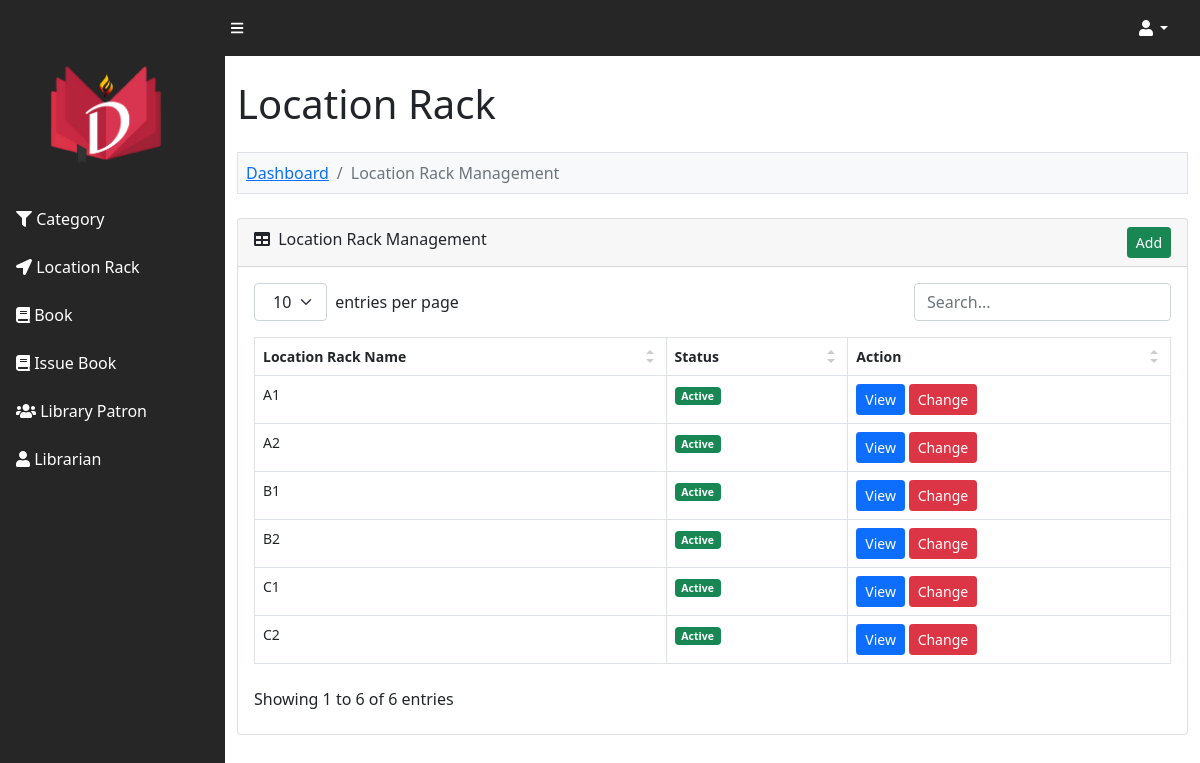
The app's page /DIGIBRI/admin/location_rack.php (signed in) with its own data.
### tables this page shows
CREATE TABLE `lms_location_rack` (
  `location_rack_id` int(11) NOT NULL,
  `location_rack_name` varchar(200) NOT NULL,
  `location_rack_status` enum('Active','Inactive') NOT NULL
);

### DIGIBRI/admin/location_rack.php (the view, shortened to what this page needs)
<?php
include '../database_connection.php';
$error = '';
$query = "
	SELECT * FROM lms_location_rack
    ORDER BY location_rack_name ASC
";
$statement = $connect->prepare($query);
$statement->execute();
include '../header.php';
?>
<div class="container-fluid py-4" style="min-height: 700px;">
	<h1>Location Rack</h1>
	<?php
	if(isset($_GET["action"]))
	{
		if($_GET["action"] == 'add')
		{
		?>
	<ol class="breadcrumb mt-4 mb-4 bg-light p-2 border">
		<li class="breadcrumb-item"><a href="index.php">Dashboard</a></li>
		<li class="breadcrumb-item"><a href="location_rack.php">Location Rack Management</a></li>
		<li class="breadcrumb-item active">Add Location Rack</li>
	</ol>
	<div class="row">
		<div class="col-md-6">
			<?php
			if($error != '')
			{
				echo '
				<div class="alert alert-danger alert-dismissible fade show" role="alert"><ul class="list-unstyled">'.$error.'</ul> <button type="button" class="btn-close" data-bs-dismiss="alert" aria-label="Close"></button></div>
				';
			}
			?>
			<div class="card mb-4">
				<div class="card-header">
					<i class="fa fa-location-arrow"></i> Add Location Rack
                </div>
                <div class="card-body">
                	<form method="post">
                		<div class="mb-3">
                			<label class="form-label">Location Rack Name</label>
                			<input type="text" name="location_rack_name" id="location_rack_name" class="form-control" />
                		</div>
                		<div class="mt-4 mb-0">
                			<input type="submit" name="add_location_rack" class="btn btn-success" value="Add" />
                		</div>
                	</form>
                </div>
            </div>
		</div>
	</div>
		<?php
		}
		else if($_GET["action"] == 'edit')
		{
			$location_rack_id = $_GET["code"];
			if($location_rack_id > 0)
			{
				$query = "
				SELECT * FROM lms_location_rack
                WHERE location_rack_id = '$location_rack_id'
				";
				$location_rack_result = $connect->query($query);
				foreach($location_rack_result as $location_rack_row)
				{
	?>
	<ol class="breadcrumb mt-4 mb-4 bg-light p-2 border">
		<li class="breadcrumb-item"><a href="index.php">Dashboard</a></li>
        <li class="breadcrumb-item"><a href="location_rack.php">Location Rack Management</a></li>
        <li class="breadcrumb-item active">Edit Location Rack</li>
    </ol>
    <div class="row">
    	<div class="col-md-6">
    		<div class="card mb-4">
    			<div class="card-header">
    				<i class="fa fa-location-arrow"></i> Edit Location Rack
                </div>
                <div class="card-body">
                	<form method="post">
                		<div class="mb-3">
                			<label class="form-label">Location Rack Name</label>
                			<input type="text" name="location_rack_name" id="location_rack_name" class="form-control" value="<?php echo $location_rack_row["location_rack_name"]; ?>" />
                		</div>
                		<div class="mt-4 mb-0">
                			<input type="hidden" name="location_rack_id" value="<?php echo $_GET['code']; ?>" />
                			<input type="submit" name="edit_location_rack" class="btn btn-primary" value="Edit" />
                		</div>
                	</form>
                </div>
            </div>
    	</div>
    </div>
	<?php
				}
			}
		}
	}
	else
	{
	?>
	<ol class="breadcrumb mt-4 mb-4 bg-light p-2 border">
		<li class="breadcrumb-item"><a href="index.php">Dashboard</a></li>
		<li class="breadcrumb-item active">Location Rack Management</li>
	</ol>
	<div class="card mb-4">
		<div class="card-header">
			<div class="row">
				<div class="col col-md-6">
					<i class="fas fa-table me-1"></i> Location Rack Management
				</div>
				<div class="col col-md-6" align="right">
					<a href="location_rack.php?action=add" class="btn btn-success btn-sm">Add</a>
				</div>
			</div>
		</div>
		<div class="card-body">
			<table id="datatablesSimple">
				<thead>
					<tr>
						<th>Location Rack Name</th>
                        <th>Status</th>
                        <th>Action</th>
					</tr>
				</thead>
				<tbody>
				<?php
				if($statement->rowCount() > 0)
				{
					foreach($statement->fetchAll() as $row)
					{
						$location_rack_status = '';
						if($row['location_rack_status'] == 'Active')
						{
							$location_rack_status = '<div class="badge bg-success">Active</div>';
						}
						else
						{
							$location_rack_status = '<div class="badge bg-danger">Inactive</div>';
						}
						echo '
						<tr>
							<td>'.$row["location_rack_name"].'</td>
							<td>'.$location_rack_status.'</td>
							<td>
								<a href="location_rack.php?action=edit&code='.$row["location_rack_id"].'" class="btn btn-sm btn-primary">View</a>
								<button type="button" name="delete_button" class="btn btn-danger btn-sm" onclick="delete_data(`'.$row["location_rack_id"].'`, `'.$row["location_rack_status"].'`)">Change</button>
							</td>
						</tr>
						';
					}
				}
				else
				{
					echo '
					<tr>
						<td colspan="5" class="text-center">No Data Found</td>
					</tr>
					';
				}
				?>
				</tbody>
			</table>
		</div>
	</div>
	<?php
	}
	?>
</div>

### DIGIBRI/asset/css/simple-datatables-style.css (style rules this page uses)
.dataTable-table { max-width: 100%; width: 100%; border-spacing: 0; border-collapse: separate; }
.dataTable-table > tbody > tr > td, .dataTable-table > tbody > tr > th, .dataTable-table > tfoot > tr > td, .dataTable-table > tfoot > tr > th, .dataTable-table > thead > tr > td, .dataTable-table > thead > tr > th { vertical-align: top; padding: 8px 10px; }
.dataTable-table > thead > tr > th { vertical-align: bottom; text-align: left; border-bottom: 1px solid #d9d9d9; }
.dataTable-table th { vertical-align: bottom; text-align: left; }

### records on screen
lms_location_rack: location_rack_name "A1", location_rack_status "Active"
lms_location_rack: location_rack_name "A2", location_rack_status "Active"
lms_location_rack: location_rack_name "B1", location_rack_status "Active"
lms_location_rack: location_rack_name "B2", location_rack_status "Active"
lms_location_rack: location_rack_name "C1", location_rack_status "Active"
lms_location_rack: location_rack_name "C2", location_rack_status "Active"
